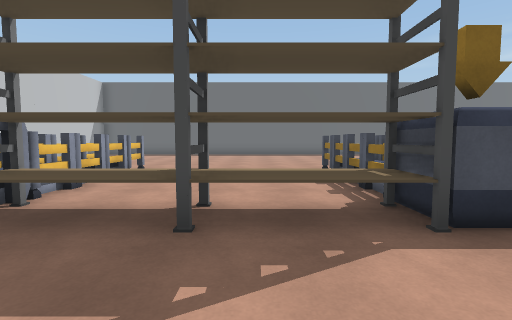
view 1 (above)

17 first-person views from a walk through a scene from a Unity 3-D project. The camera is 1.3 m above the floor, tilts 4° down and sees 85° across. The floor is counted in squares, 1.5 m on a side. Each view is taken from the middle of a square. On the plan, view 1 faces up. The plan holds only what a view shows up to about 11 squares ahead; the rest is blank. The place goes on beyond the plan. The player is left out. Some animated figures are left out. Some surface patterns are stand-ins.

view 2
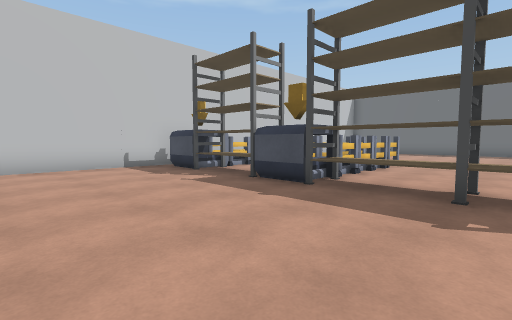

view 3
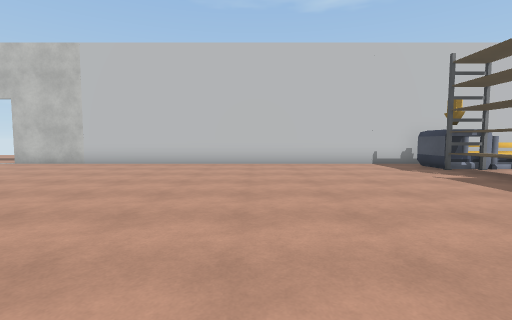

view 4
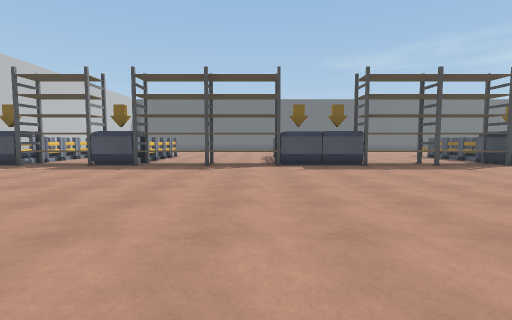

view 5
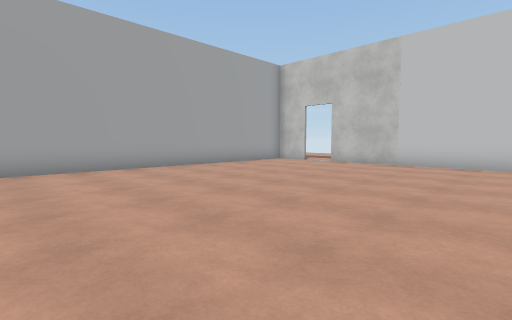

view 6
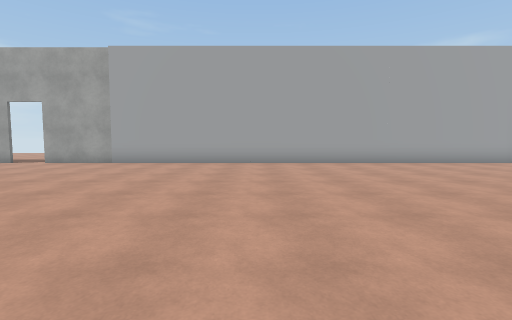

view 7
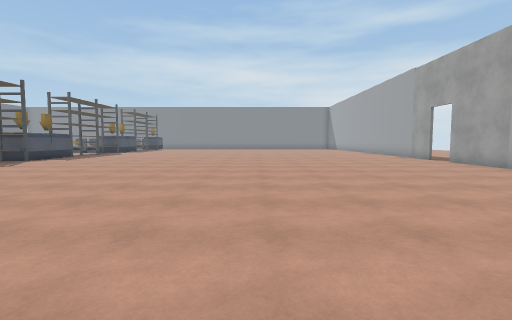

view 8
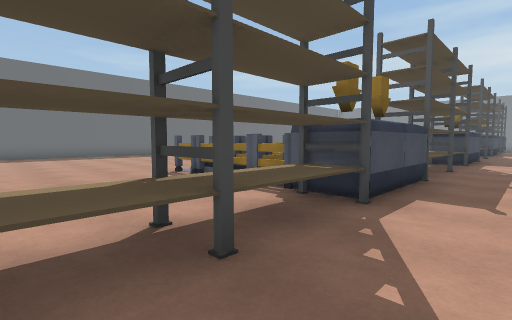

view 9
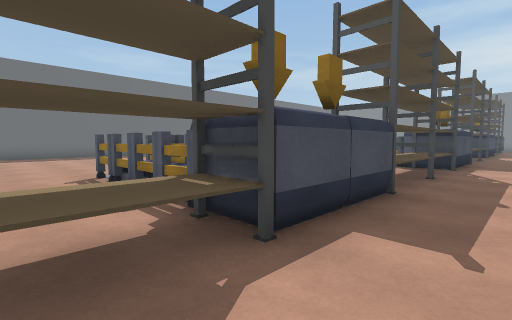

view 10
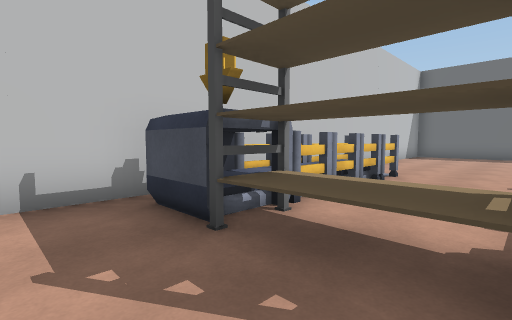

view 11
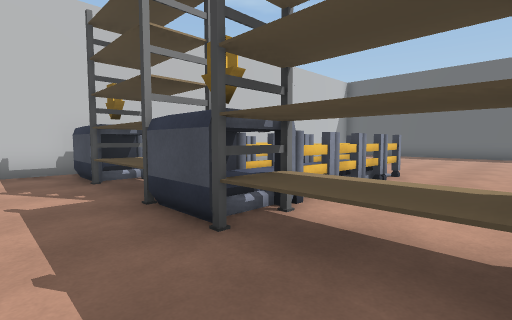

view 12
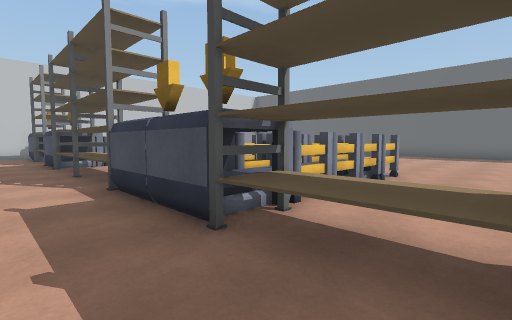

view 13
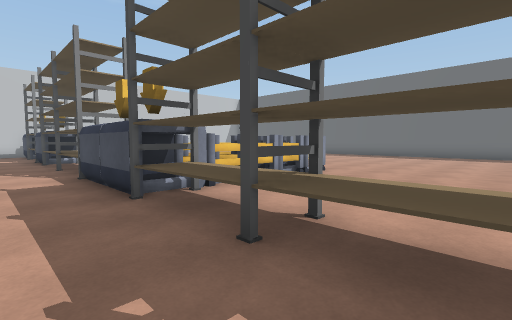

view 14
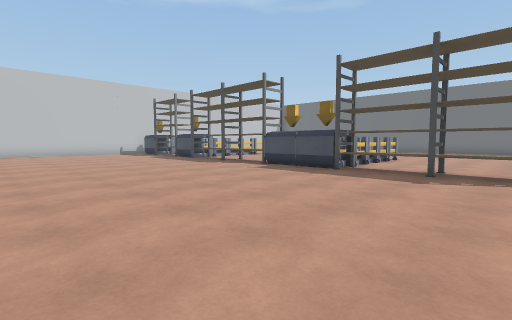

view 15
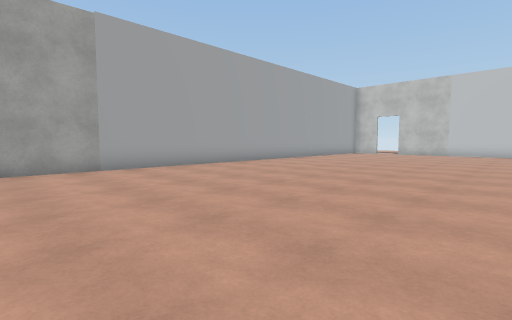

view 16
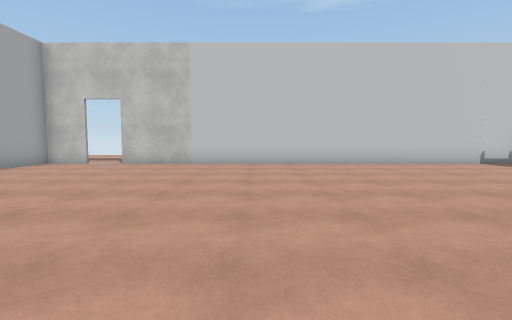

view 17
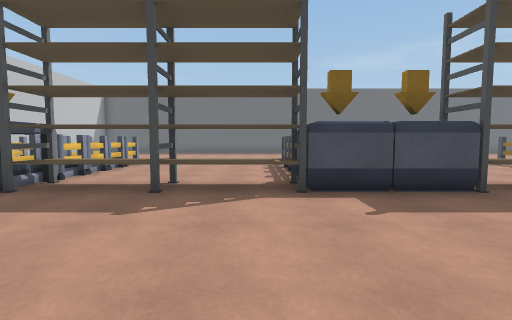

### Floor plan
Points are (right, up) in squares from view 1. A wall is a line through its corners. A room is listed if a view was taken in it or the views show most of it. See-through windows are left out.
Room 1 (views 1, 2, 3, 4, 5, 6, 7, 8, 9, 10, 11, 12, 13, 14, 15, 16, 17)
walls: (-3.4, 2.6) (-4.5, 2.6); (4.6, 2.6) (1.9, 2.6) (1.9, 5.5); (3.1, 4.9) (3.1, 8.2); (1.9, 7.4) (1.9, 8.2); (-7.4, 2.6) (-8.8, 2.6); (3.5, 7.1) (3.5, 3.2); (-4.5, 7) (-4.5, 4.4); (-3.3, 8.2) (-3.3, 4.4); (-4.5, 8.2) (-4.5, 7.1); (4.7, 8.2) (4.7, 4.4); (-8.5, 5) (-8.5, 3.1); (-9.4, 3.1) (-9.4, -12); (-7.3, 8.2) (-7.3, 4.4); (-9.4, 11.6) (-9.4, 4.8); (-9.4, -13.2) (-9.4, -14.7); (-8.4, -14.7) (9.1, -14.7)
ways out: opening at (-9, -12.5); gap at (2, 3); gap at (9, -15)
objects: other object (-7, 3) to (-5, 4); conveyor (-4, 4); conveyor (-4, 5); other object (-4, 6); other object (-4, 7); other object (-3, 3) to (-2, 4); other object (-1, 3) to (1, 4); other object (2, 6); other object (2, 7); other object (5, 3) to (6, 4); other object (7, 3) to (9, 4)
Room 2 (no view inside)
walls: (3.5, 4.9) (3.3, 4.9); (3.6, 5.9) (3.1, 5.9)

Where each view was taken, in squares from view 1:
view 1: 0 up, 0 right, facing up
view 2: 2 down, 0 right, facing up-left
view 3: 3 down, 1 right, facing left
view 4: 7 down, 1 right, facing up
view 5: 6 down, 1 right, facing down-left
view 6: 4 down, 1 right, facing down
view 7: 7 down, 2 left, facing right
view 8: 1 up, 2 left, facing up-right
view 9: 1 up, 0 right, facing up-right
view 10: 1 up, 5 left, facing up-left
view 11: 1 up, 1 left, facing up-left
view 12: 1 up, 7 right, facing up-left
view 13: 1 up, 9 right, facing up-left
view 14: 5 down, 9 right, facing up-left
view 15: 6 down, 9 right, facing down-left
view 16: 7 down, 1 right, facing left
view 17: 2 down, 1 right, facing up
